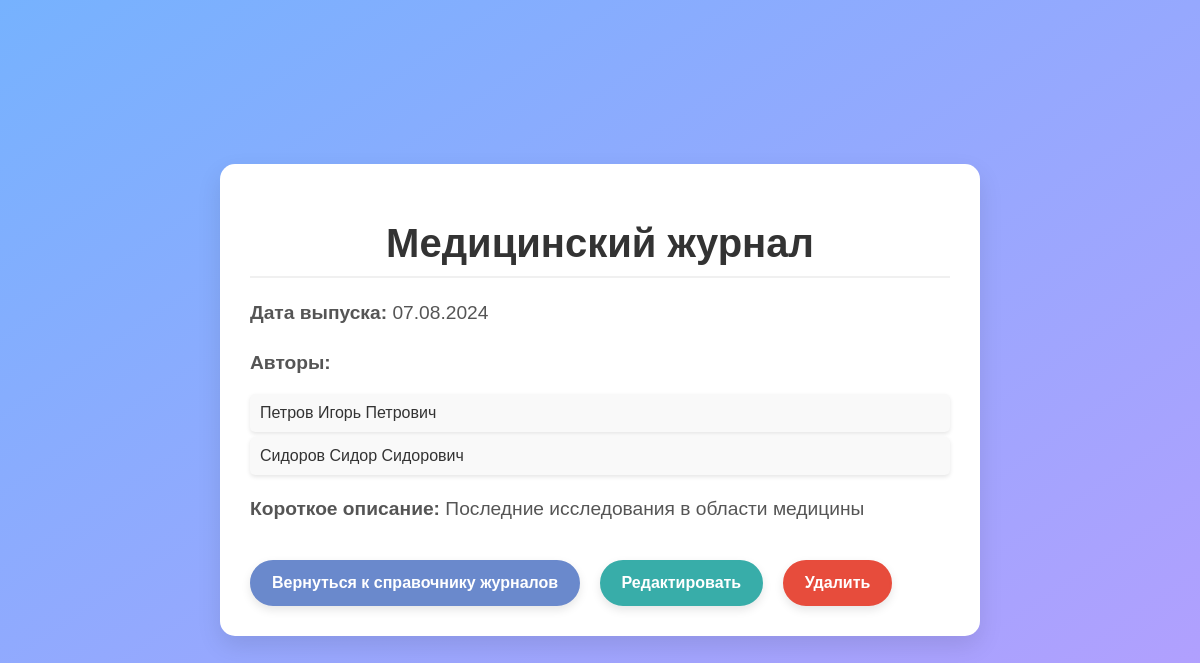
The page /check/journal_details.php?id=4 on the database its author committed.
### tables this page shows
CREATE TABLE `journals` (
  `id` int NOT NULL AUTO_INCREMENT,
  `title` varchar(255) NOT NULL,
  `short_description` text,
  `release_date` varchar(10) DEFAULT NULL,
  PRIMARY KEY (`id`)
);

CREATE TABLE `authors` (
  `id` int NOT NULL AUTO_INCREMENT,
  `last_name` varchar(255) NOT NULL,
  `first_name` varchar(255) NOT NULL,
  `middle_name` varchar(255) DEFAULT NULL,
  PRIMARY KEY (`id`)
);

### check/journal_details.php (the view, shortened to what this page needs)
<?php
require 'config.php';
$journalId = $_GET['id'];
$stmt = $pdo->prepare("SELECT * FROM journals WHERE id = ?");
$stmt->execute([$journalId]);
$journal = $stmt->fetch(PDO::FETCH_ASSOC);
$authorsStmt = $pdo->query("SELECT * FROM authors");
$authors = $authorsStmt->fetchAll(PDO::FETCH_ASSOC);
$authorsById = [];
foreach ($authors as $author) {
    $authorsById[$author['id']] = $author;
}
$stmt = $pdo->prepare("SELECT author_id FROM journal_author WHERE journal_id = ?");
$stmt->execute([$journalId]);
$authorIds = $stmt->fetchAll(PDO::FETCH_COLUMN);
?>
<!DOCTYPE html>
<html lang="ru">
<head>
</head>
<body>
    <div class="container">
        <h1><?= htmlspecialchars($journal['title']) ?></h1>
        <p><strong>Дата выпуска:</strong> <?= htmlspecialchars($journal['release_date']) ?></p>
        <p><strong>Авторы:</strong>
            <ul class="author-list">
                <?php
                foreach ($authorIds as $authorId) {
                    if (isset($authorsById[$authorId])) {
                        $author = $authorsById[$authorId];
                        echo '<li>' . htmlspecialchars($author['last_name'] . ' ' . $author['first_name'] . ' ' . $author['middle_name']) . '</li>';
                    }
                }
                ?>
            </ul>
        </p>
        <p><strong>Короткое описание:</strong> <?= htmlspecialchars($journal['short_description']) ?></p>
        <a href="view_journals.php" class="back-link">Вернуться к справочнику журналов</a>
        <a href="edit_journal.php?id=<?= $journalId ?>" class="edit-button">Редактировать</a>
        <form method="POST" style="display: inline;">
            <button type="submit" name="delete" class="delete-button" onclick="confirmDeletion(event)">Удалить</button>
        </form>
    </div>
</body>
</html>

### check/journal_details.php (style rules this page uses)
body { font-family: 'Arial', sans-serif; background: linear-gradient(to bottom right, #76b2fe, #b69efe); margin: 0; padding: 0; color: #333; display: flex; justify-content: center; align-items: center; min-height: 100vh; }
.container { background: #fff; padding: 30px; border-radius: 15px; box-shadow: 0 10px 25px rgba(0, 0, 0, 0.1); max-width: 700px; width: 100%; transition: transform 0.3s ease, box-shadow 0.3s ease; }
h1 { text-align: center; margin-bottom: 20px; color: #333; font-size: 2.5em; font-weight: 600; border-bottom: 2px solid #f0f0f0; padding-bottom: 10px; }
p { font-size: 1.2em; margin-bottom: 15px; line-height: 1.6; color: #555; }
.back-link, .edit-button, .delete-button { display: inline-block; margin-top: 20px; text-decoration: none; color: #fff; font-size: 16px; font-weight: bold; padding: 12px 20px; border-radius: 30px; text-align: center; transition: background-color 0.3s, transform 0.3s; box-shadow: 0 4px 10px rgba(0, 0, 0, 0.1); }
.back-link { background-color: #6a89cc; border: 2px solid #6a89cc; }
.edit-button { background-color: #38ada9; border: 2px solid #38ada9; margin-left: 15px; }
.delete-button { background-color: #e74c3c; border: 2px solid #e74c3c; margin-left: 15px; }
.author-list { list-style: none; padding: 0; margin: 0; }
.author-list li { background: #f9f9f9; padding: 10px; border-radius: 5px; margin-bottom: 5px; box-shadow: 0 2px 4px rgba(0, 0, 0, 0.1); }

### rows shown on the page
journals: title "Медицинский журнал", release_date "07.08.2024", short_description "Последние исследования в области медицины"
authors: last_name+first_name+middle_name "Петров Игорь Петрович"
authors: last_name+first_name+middle_name "Сидоров Сидор Сидорович"
